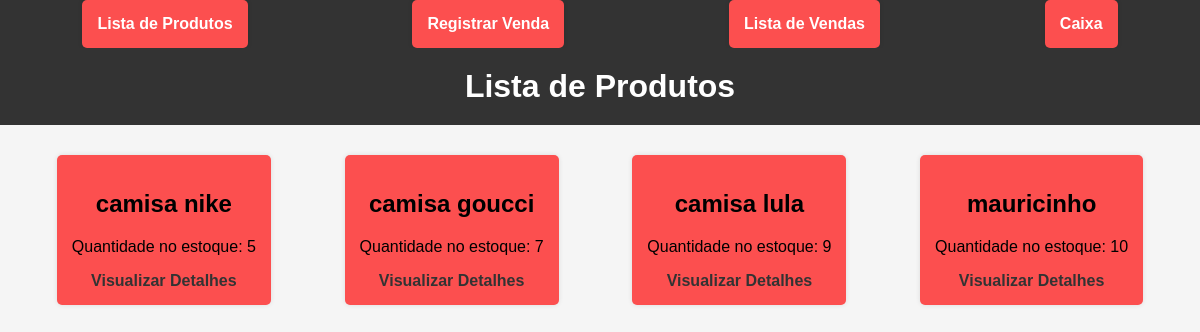
The page /estoque/produtos/ on the database as committed earlier.
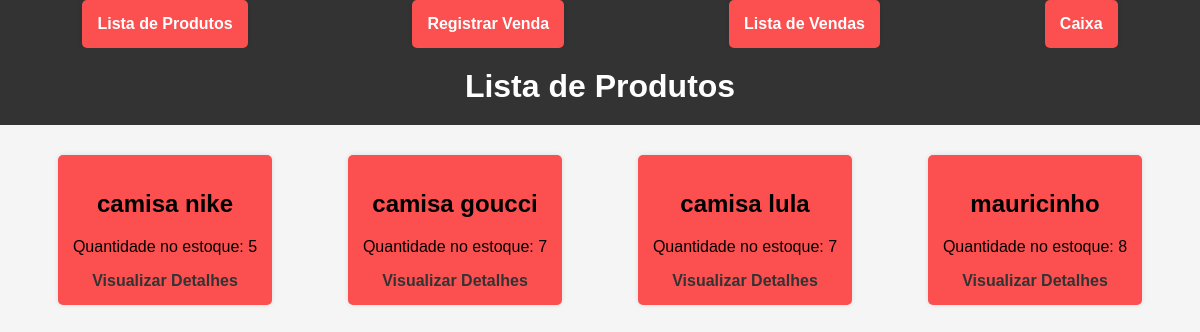
The same page on the database as committed later.
### estoque/models.py (models this page shows, shortened)
class Produto(models.Model):
    nome = models.CharField(max_length=255)
    descricao = models.TextField()
    categoria = models.ForeignKey(Categoria, on_delete=models.CASCADE)
    preco_venda = models.DecimalField(max_digits=10, decimal_places=2)
    preco_custo = models.DecimalField(max_digits=10, decimal_places=2)
    quantidade_estoque = models.IntegerField()

### estoque/views.py (the view)
# urls.py: path('', lista_produtos, name='home'),
def lista_produtos(request):
    produtos = Produto.objects.all()
    return render(request, 'estoque/lista_produtos.html', {'produtos': produtos})

### estoque/templates/estoque/lista_produtos.html (shortened to what this page needs)
<!DOCTYPE html>
<html lang="en">
<head>
</head>
<body>
    <nav>
        <ul>
            <li><a href="{% url 'lista_produtos' %}">Lista de Produtos</a></li>
            <li><a href="{% url 'registrar_venda' %}">Registrar Venda</a></li>
            <li><a href="{% url 'lista_vendas' %}">Lista de Vendas</a></li>
            <li><a href="{% url 'caixa' %}">Caixa</a></li>
        </ul>
    </nav>
    <h1>Lista de Produtos</h1>
    <ul>
        {% for produto in produtos %}
            <li>
                <h2>{{ produto.nome }}</h2>
                <p>Quantidade no estoque: {{ produto.quantidade_estoque }}</p>
                <a href="{% url 'detalhes_produto' produto.id %}">Visualizar Detalhes</a>
            </li>
        {% endfor %}
    </ul>
</body>
</html>

Rows that differ between the two databases and show on the page:
changed Produto "camisa lula": quantidade_estoque "9" → "7"
changed Produto "mauricinho": quantidade_estoque "10" → "8"
